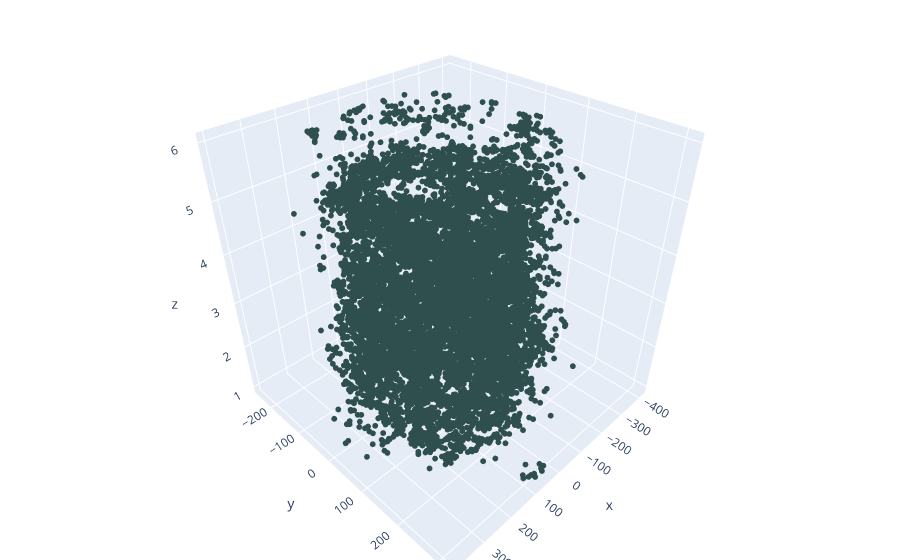

Notebook code cell kept with this figure:
### Code cell
# For each fly, create numpy 3d array of (x,y,z) coordinates and calculate Ripley's L-statistic
hemocyte_coordinates[['fly','section','reporter']] = hemocyte_coordinates['Image'].str.split('_',expand=True)
for fly in hemocyte_coordinates['fly'].unique():
    fly_coords = np.array(hemocyte_coordinates[['centroid_x_zeroscaled','centroid_y_zeroscaled','section']])
    #fig = px.scatter_3d(x=fly_coords[:,0], y=fly_coords[:,1],z=fly_coords[:,2], color=fly_coords[:,2])
    fig = go.Figure(data=[go.Scatter3d(
    x=fly_coords[:,0],
    y=fly_coords[:,1],
    z=fly_coords[:,2].astype(int),
    mode='markers', 
    marker=dict(
        size=2, color= 'darkslategray'
    ))])
    fig.update_layout(margin=dict(l=0, r=0, b=0, t=0))
    fig.show()
    #lstat = ripleys_l(distances_i, support, N, area)
    break

### Figure 1 — Plotly figure (JSON) as saved in the notebook; plotly's stock layout.template omitted (floating-point values rounded to 4 significant figures; data arrays with more than 128 entries replaced by an {"elided": "..."} marker saying what was removed)
{"data": [{"marker": {"color": "darkslategray", "size": 2}, "mode": "markers", "type": "scatter3d", "x": {"elided": "10305 float values"}, "y": {"elided": "10305 float values"}, "z": {"elided": "10305 int values"}}], "layout": {"margin": {"b": 0, "l": 0, "r": 0, "t": 0}}}
